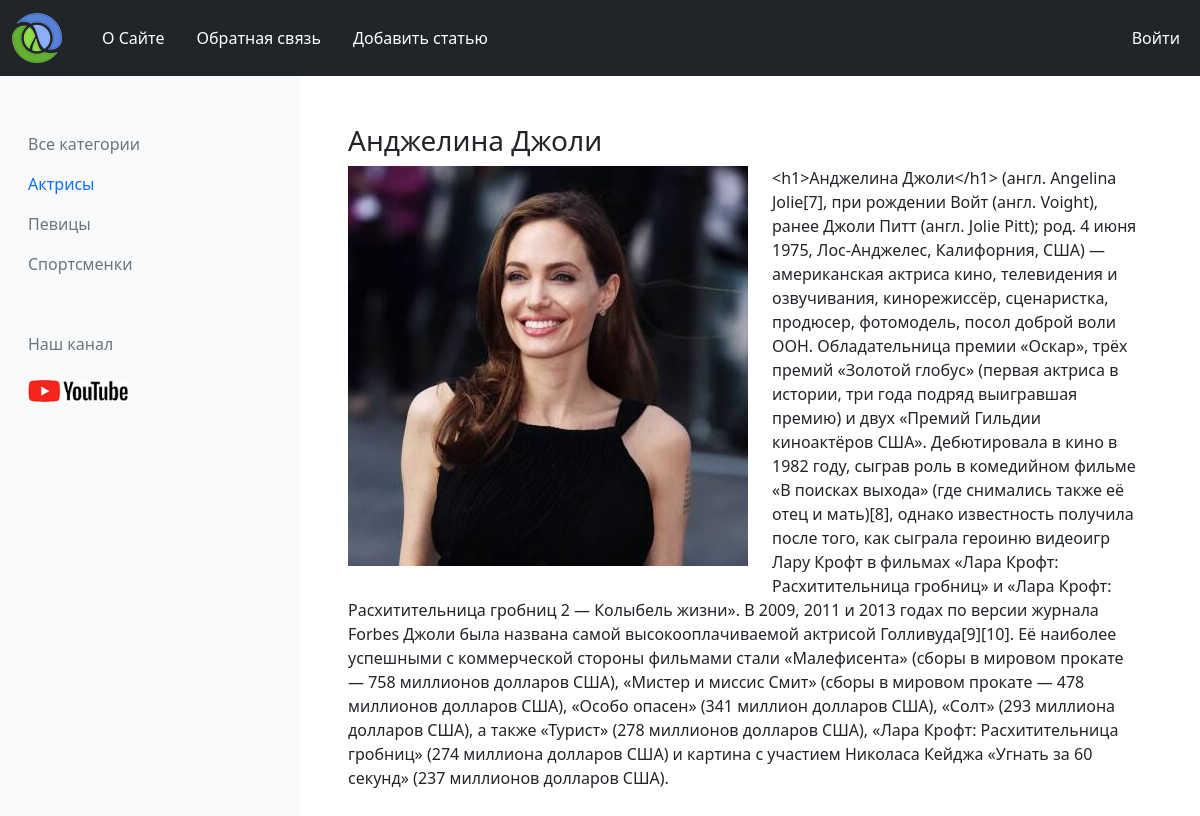
/post/1, run on an earlier commit of the app's database.
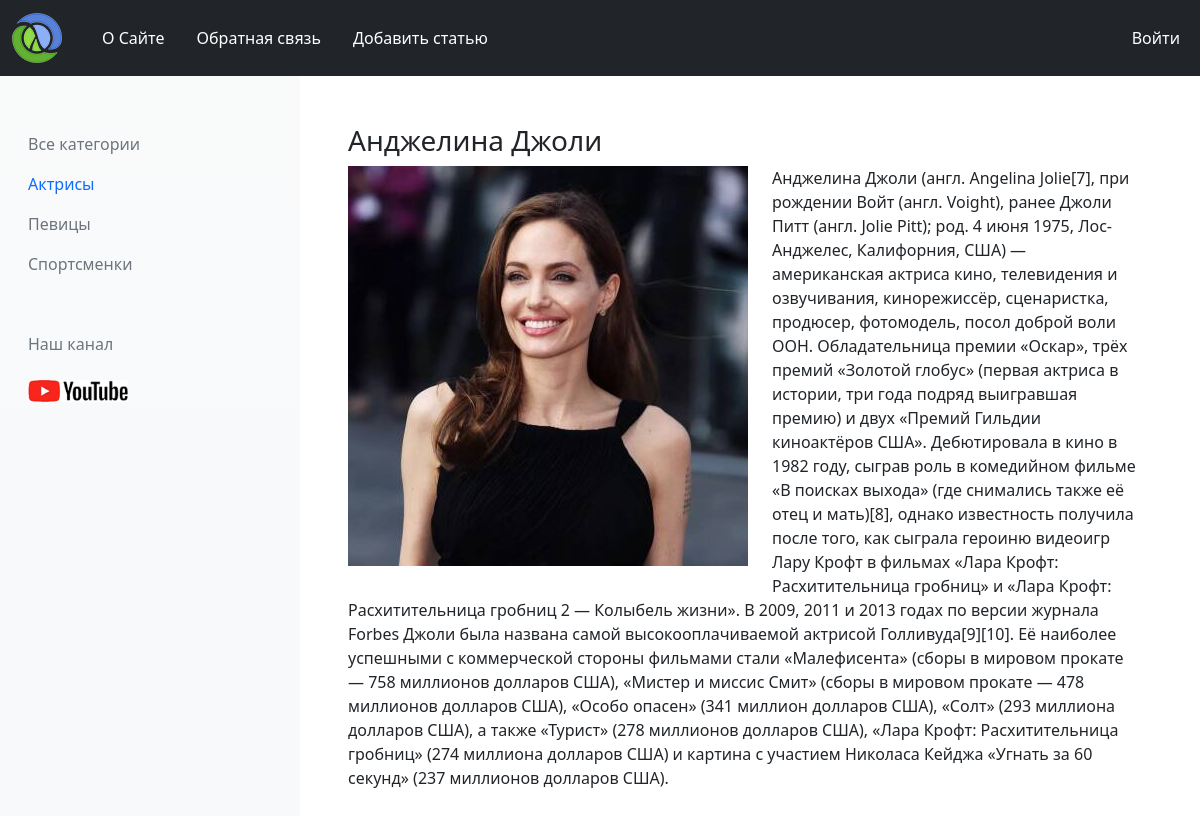
And on a later commit of the database.
### deflor/models.py (models this page shows, shortened)
class Women(models.Model):
    title = models.CharField(max_length=255, verbose_name="Заголовок")
    slug = models.SlugField(max_length=100, db_index=True, unique=True, null=True, verbose_name="URL")
    content = models.TextField(blank=True, verbose_name="Контент")
    photo = models.ImageField(upload_to="photos/%Y/%m/%d/", verbose_name="Фото")
    time_create = models.DateTimeField(auto_now_add=True, verbose_name="Время создания")
    time_update = models.DateTimeField(auto_now=True, verbose_name="Время изменения")
    is_published = models.BooleanField(default=True, verbose_name="Опубликован")
    cat = models.ForeignKey('Category', on_delete=models.PROTECT, null=True, verbose_name="Категория")
    class Meta:
        verbose_name = "Известные женщины"
        verbose_name_plural = "Известные женщины"

### deflor/views.py (the view)
# urls.py: path('post/<int:post_number>', show_actor, name="show"),
def show_actor(request, post_number):
    women = get_object_or_404(Women, pk=post_number)
    category = Category.objects.all()
    cat_select = women.cat_id
    context = {
        'menu': menu,
        'womens': women,
        'category': category,
        'cat_select': cat_select
    }
    return render(request, "deflor/show.html", context=context)

### deflor/templates/deflor/show.html (shortened to what this page needs)
{% extends "deflor/base.html" %}
{% block content %}
<div class="row">
    <div class="col ps-5">
        <div class="pb-3 me-5">
            <h3 class=""> {{ womens.title }}</h3>
            <img class="float-start pe-4 pb-3" src="{{ womens.photo.url }}" alt="{{ womens.title }}">
            <p>
                {{ womens.content}}
            </p>
        </div>
    </div>
</div>
{% endblock content %}

What changed in the data, as far as the page shows it:
changed Women "Анджелина Джоли": content "<h1>Анджелина Джоли</h1> (англ. Angelina Jolie[7], при…" → "Анджелина Джоли (англ. Angelina Jolie[7], при…"
